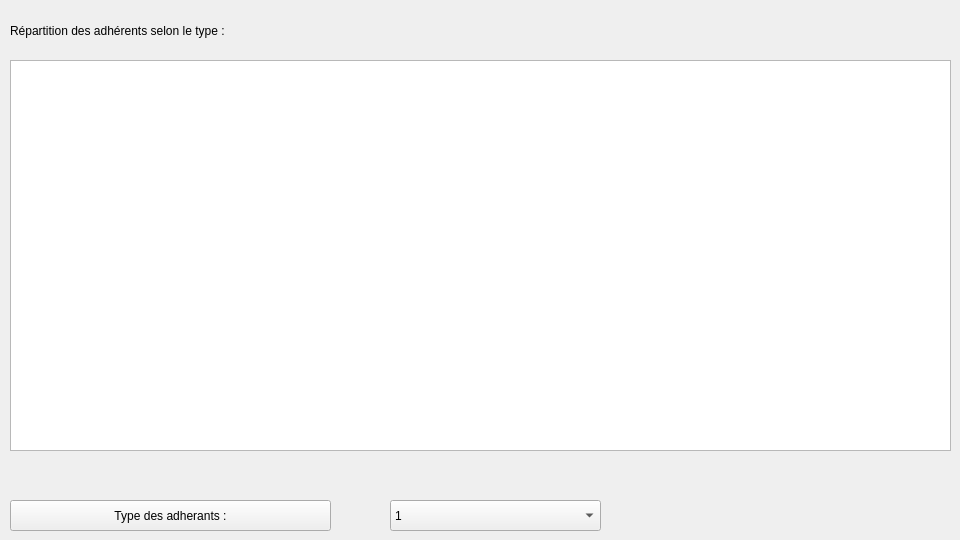
      <widget class="QWidget" name="tab_20">
       <attribute name="title">
        <string>Repartition</string>
       </attribute>
       <widget class="QPushButton" name="pushButton_10">
        <property name="geometry">
         <rect>
          <x>10</x>
          <y>500</y>
          <width>321</width>
          <height>31</height>
         </rect>
        </property>
        <property name="text">
         <string>Type des adherants :</string>
        </property>
       </widget>
       <widget class="QComboBox" name="comboBox_2">
        <property name="geometry">
         <rect>
          <x>390</x>
          <y>500</y>
          <width>211</width>
          <height>31</height>
         </rect>
        </property>
        <item>
         <property name="text">
          <string>1</string>
         </property>
        </item>
        <item>
         <property name="text">
          <string>2</string>
         </property>
        </item>
        <item>
         <property name="text">
          <string>3</string>
         </property>
        </item>
       </widget>
       <widget class="QLabel" name="label_53">
        <property name="geometry">
         <rect>
          <x>10</x>
          <y>10</y>
          <width>481</width>
          <height>41</height>
         </rect>
        </property>
        <property name="text">
         <string>Répartition des adhérents selon le type :</string>
        </property>
       </widget>
       <widget class="QTableView" name="tableView_10">
        <property name="geometry">
         <rect>
          <x>10</x>
          <y>60</y>
          <width>941</width>
          <height>391</height>
         </rect>
        </property>
       </widget>
      </widget>
